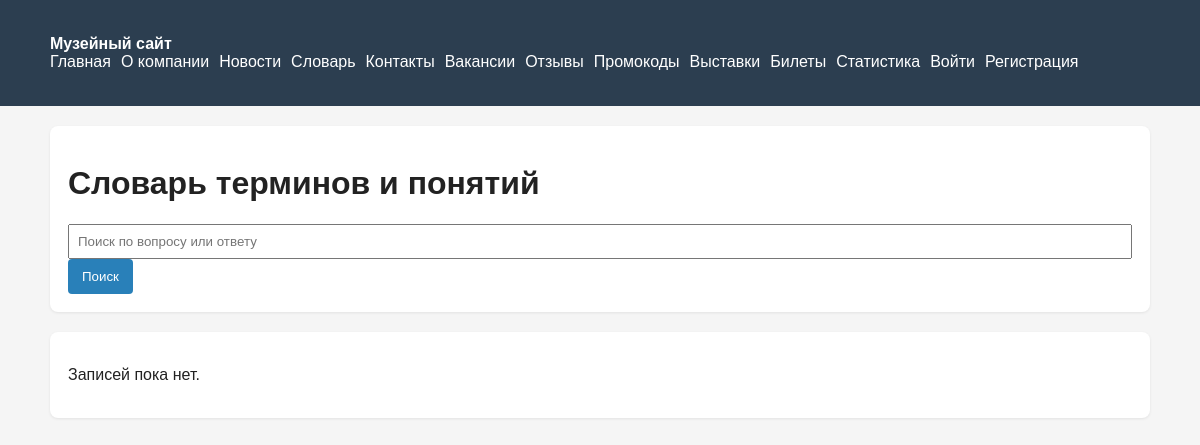
The app's page /faq/, older data.
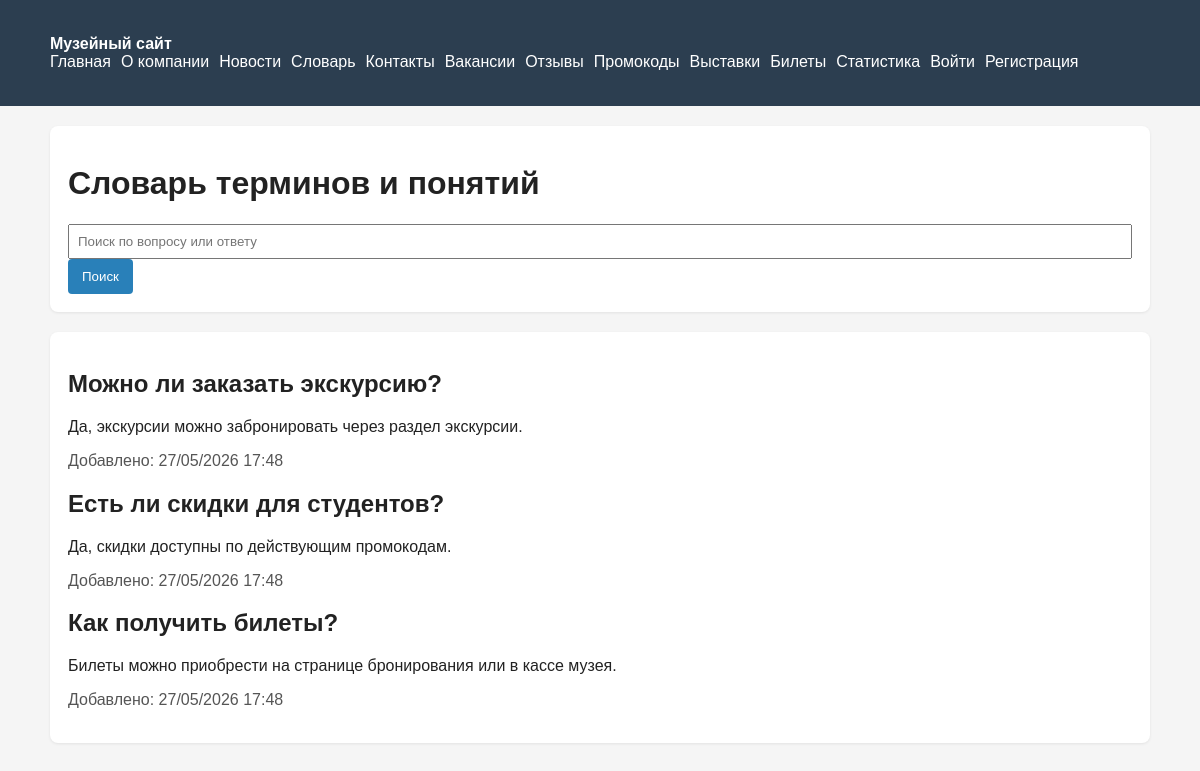
The same page, newer data.
### museum/models.py (models this page shows, shortened)
class FAQ(models.Model):
    question = models.CharField(max_length=300)
    answer = models.TextField()
    added_at = models.DateTimeField(auto_now_add=True)

### museum/views.py (the view)
# urls.py: path("faq/", faq_view, name="faq"),
def faq_view(request):
    search = request.GET.get("search", "")
    qs = FAQ.objects.all().order_by("-added_at")
    if search:
        qs = qs.filter(Q(question__icontains=search) | Q(answer__icontains=search))
    return render(request, "museum/faq.html", {"faqs": qs, "search": search})

### templates/museum/faq.html (shortened to what this page needs)
{% extends 'base.html' %}
{% block content %}
<div class="panel">
    <h1>Словарь терминов и понятий</h1>
    <form method="get">
        <input type="text" name="search" value="{{ search }}" placeholder="Поиск по вопросу или ответу">
        <button class="btn" type="submit">Поиск</button>
    </form>
</div>
<div class="panel">
    {% for faq in faqs %}
        <h2>{{ faq.question }}</h2>
        <p>{{ faq.answer|linebreaksbr }}</p>
        <p class="muted">Добавлено: {{ faq.added_at|date:'d/m/Y H:i' }}</p>
    {% empty %}
        <p>Записей пока нет.</p>
    {% endfor %}
</div>
{% endblock %}

Row changes from the older to the newer data that the page shows:
added FAQ: question "Можно ли заказать экскурсию?", answer "Да, экскурсии можно забронировать через раздел экскурсии.", added_at "27/05/2026 17:48"
added FAQ: question "Есть ли скидки для студентов?", answer "Да, скидки доступны по действующим промокодам.", added_at "27/05/2026 17:48"
added FAQ: question "Как получить билеты?", answer "Билеты можно приобрести на странице бронирования или в кассе музея.", added_at "27/05/2026 17:48"
Text that changed along with them:
text no longer shown: "Записей пока нет."
